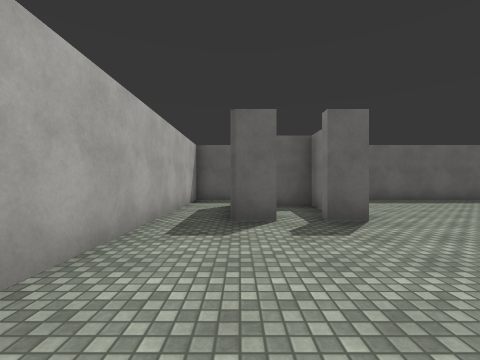
View 1 (above)

24 first-person views from a walk through a Unity game level. The camera is 1.3 m above the floor, looks level and sees 90° across. The floor is counted in squares, 2 m on a side. Each view is taken from the middle of a square. On the plan, view 1 faces up. The plan holds only what a view shows up to about 9 squares ahead; the rest is blank. Surface patterns are stand-ins for the level's own textures.

View 2
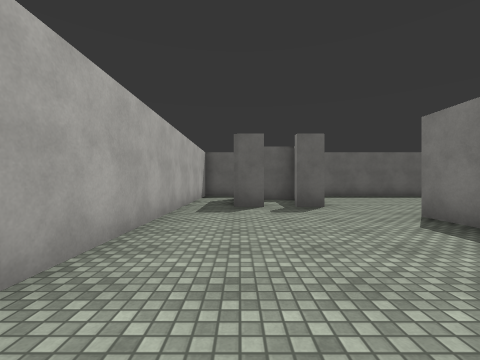

View 3
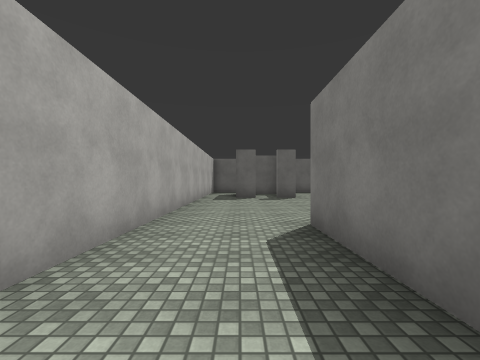

View 4
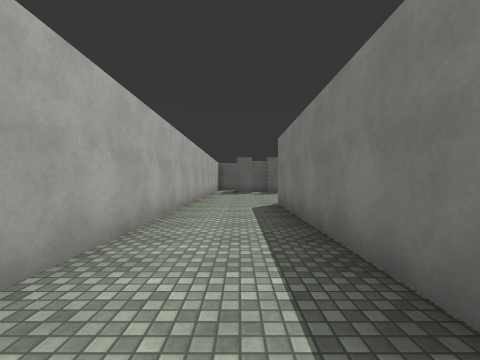

View 5
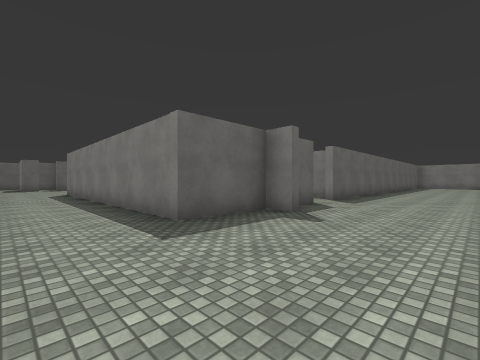

View 6
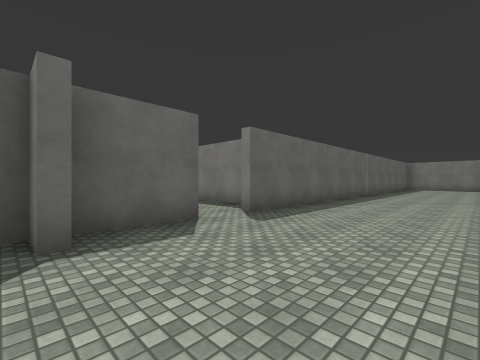

View 7
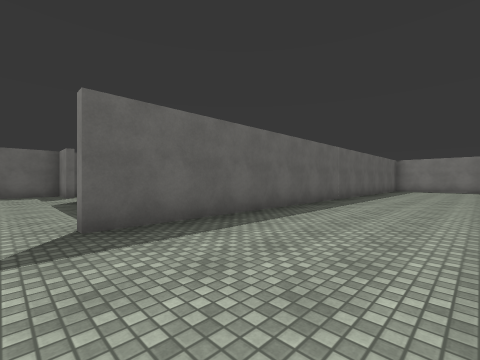

View 8
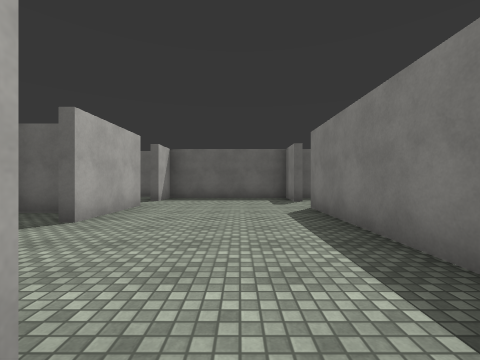

View 9
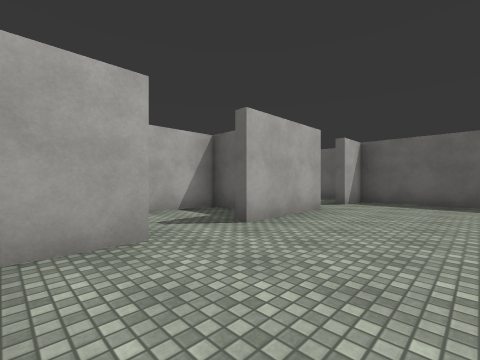

View 10
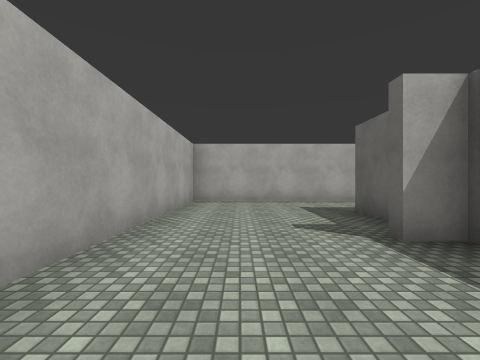

View 11
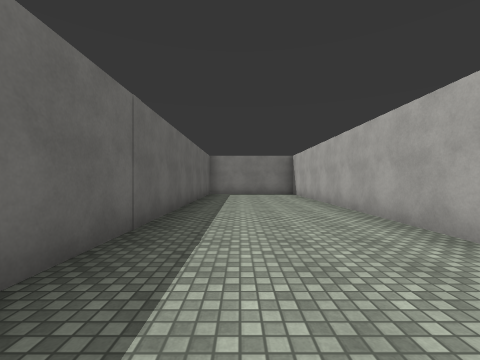

View 12
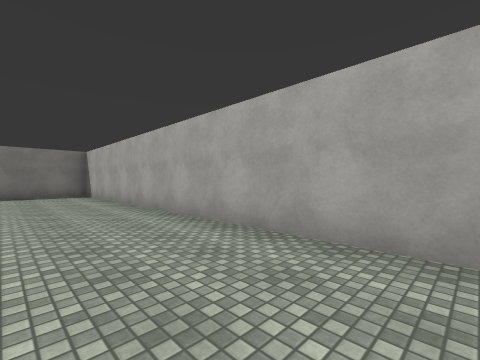

View 13
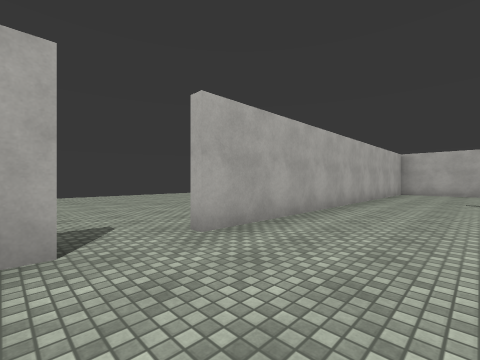

View 14
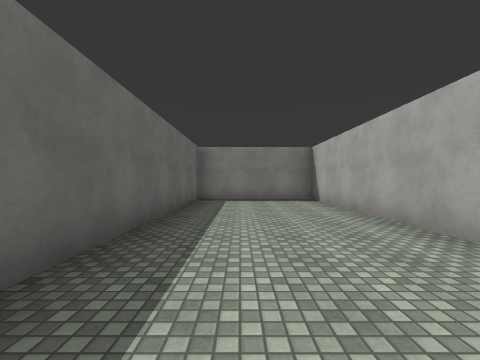

View 15
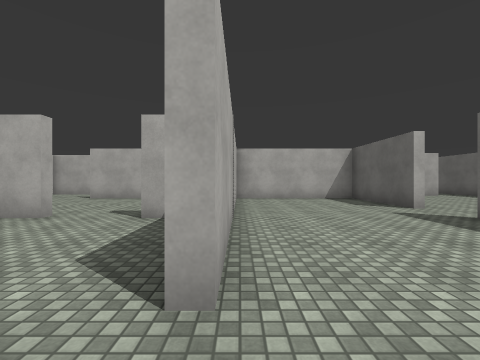

View 16
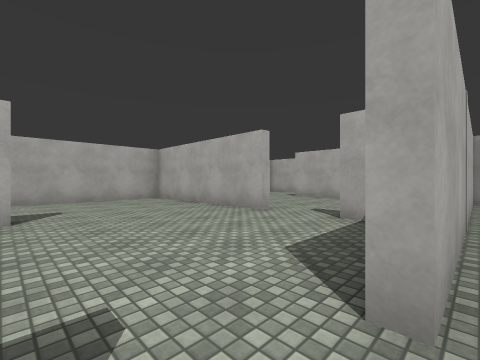

View 17
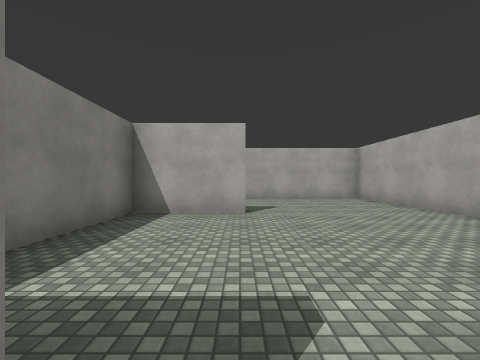

View 18
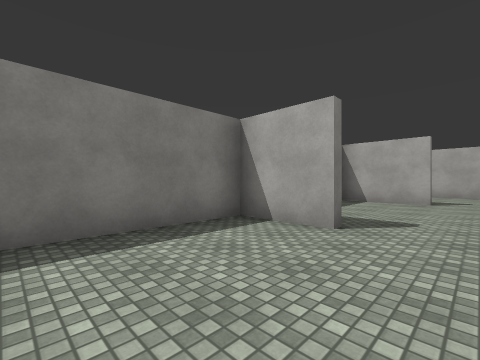

View 19
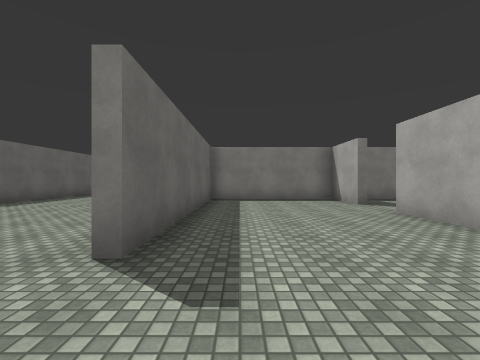

View 20
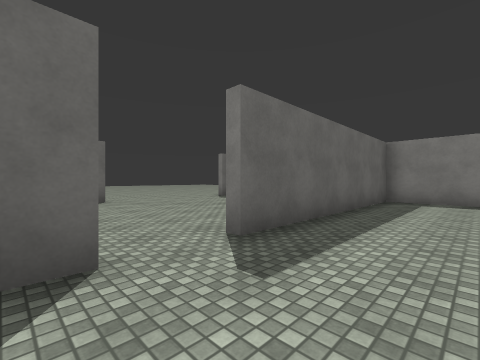

View 21
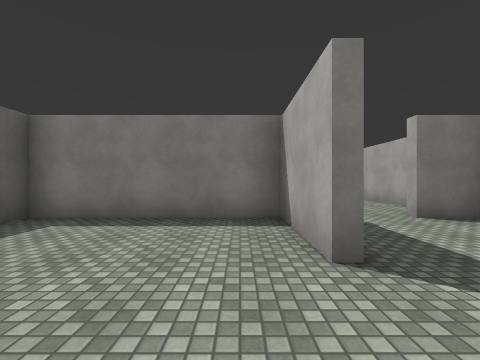

View 22
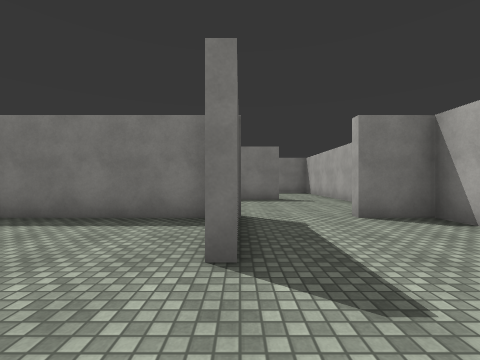

View 23
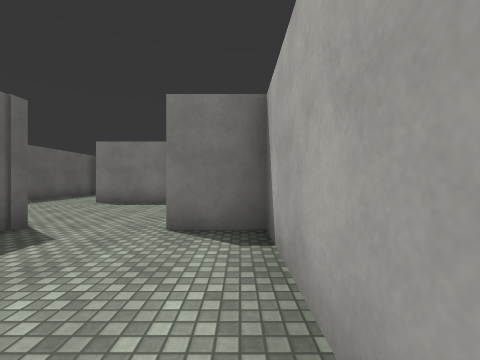

View 24
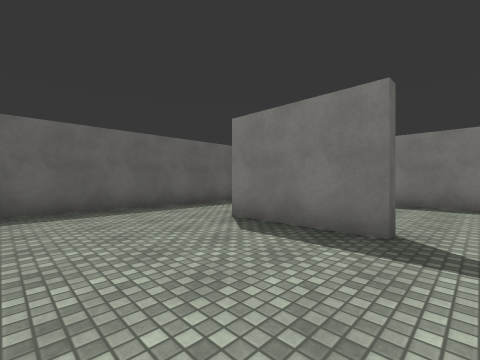

### Floor plan
Points are (right, up) in squares from view 1. A wall is a line through its corners. A room is listed if a view was taken in it or the views show most of it. See-through windows are left out.
Room 1 (views 1, 2, 3, 4, 5, 6, 7, 8, 10, 11, 12, 13, 14)
walls: (5.5, -10.6) (3.5, -10.6); (3.2, -10.6) (1, -10.6) (1, -1.5); (10.6, -14.4) (22.1, -14.4) (22.1, -10.6) (6.6, -10.6); (-1.4, -9.4) (-1.4, -14.4) (9.2, -14.4); (3.2, 1.1) (3.2, 2.2); (2.1, 3.8) (1.4, 3.8); (0.6, 3.8) (-0.2, 3.8); (1.8, 5.2) (1.8, 6) (0.8, 6); (-1.4, 6.5) (-1.4, -6.6)
ways out: opening at (6, -11) to room 2; opening at (-1, 7); opening at (3, 3); opening at (10, -15)
Room 2 (view 9)
walls: (3.5, -4.9) (3.5, -7.4); (7.7, -3.8) (7.7, -2.4) (3.5, -2.4) (3.5, -3.6); (3.5, -8.8) (3.5, -10); (7.7, -9.5) (7.7, -5.4)
ways out: opening at (6, -11) to room 1; opening at (8, -4.5) to room 4; opening at (3, -8) to room 6; opening at (3, -4)
Room 3 (views 15, 16, 17, 18, 19, 20)
walls: (6.6, 2) (3.5, 2) (3.5, -2.1); (12.2, -2.1) (14.1, -2.1) (14.1, 2) (7.9, 2); (4.1, -2.1) (10.9, -2.1)
ways out: opening at (11.5, -2) to room 4; opening at (7, 2)
Room 4 (views 21, 22, 23, 24)
walls: (11.9, -6.7) (14.1, -6.7) (14.1, -2.4); (14.4, -7) (12, -7); (7.9, -5.4) (7.9, -10.4) (14.1, -10.4) (14.1, -9); (7.9, -3.2) (7.9, -3.8)
ways out: opening at (8, -4.5) to room 2; opening at (11.5, -2) to room 3; opening at (14.7, -9) to room 5
Room 5 (no view inside)
walls: (18, -8.4) (18, -5.8); (16.2, -10.4) (19, -10.4); (18.4, -3.3) (15, -3.3)
ways out: opening at (14.7, -9) to room 4; opening at (18, -9.5); opening at (18, -4.5)
Room 6 (no view inside)
walls: (2.5, -6.2) (1.3, -6.2) (1.3, -7.9)
ways out: opening at (3, -8) to room 2

Where each view was taken, in squares from view 1:
view 1: 0 up, 0 right, facing up
view 2: 2 down, 0 right, facing up
view 3: 5 down, 0 right, facing up
view 4: 8 down, 0 right, facing up
view 5: 14 down, 1 left, facing up-right
view 6: 14 down, 3 right, facing up-right
view 7: 14 down, 6 right, facing up-right
view 8: 11 down, 6 right, facing up
view 9: 10 down, 6 right, facing up-left
view 10: 13 down, 6 right, facing left
view 11: 12 down, 11 right, facing right
view 12: 12 down, 11 right, facing down-right
view 13: 12 down, 11 right, facing down-left
view 14: 12 down, 14 right, facing right
view 15: 2 down, 12 right, facing left
view 16: 2 down, 12 right, facing down-left
view 17: 2 down, 12 right, facing down
view 18: 1 up, 11 right, facing down-right
view 19: 1 up, 6 right, facing right
view 20: 0 up, 6 right, facing up-right
view 21: 6 down, 10 right, facing right
view 22: 7 down, 10 right, facing right
view 23: 10 down, 11 right, facing right
view 24: 9 down, 15 right, facing up-right
